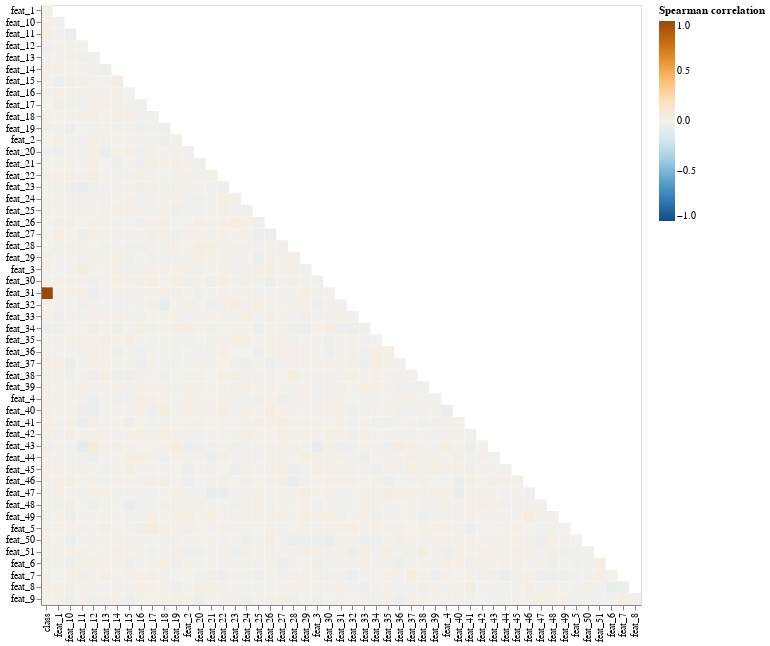

The notebook cell saved with this chart:
### Code cell
import pandas as pd
import numpy as np
import altair as alt

# Carregar os dados
df = pd.read_csv("dados.csv", index_col="Unnamed: 0")

# Calcular a matriz de correlação de Spearman
corr = df.corr(method='spearman')

# Transformar a matriz de correlação em formato "long"
corr_melted = (
    corr
    .reset_index()
    .melt(id_vars='index')
    .rename(columns={'index': 'Variable1', 'variable': 'Variable2', 'value': 'Correlation'})
)

# Para criar um efeito de máscara (primeiro triângulo), podemos filtrar onde a posição é maior que a outra
corr_melted['Variable1_idx'] = corr_melted['Variable1'].astype('category').cat.codes
corr_melted['Variable2_idx'] = corr_melted['Variable2'].astype('category').cat.codes

# Adiciona uma coluna para o filtro do triângulo superior (como na máscara do seaborn)
corr_melted = corr_melted[
    corr_melted['Variable1_idx'] > corr_melted['Variable2_idx']
]

# Criar o gráfico de heatmap com Altair
heatmap = alt.Chart(corr_melted).mark_rect().encode(
    x=alt.X('Variable2:N', title=''),
    y=alt.Y('Variable1:N', title=''),
    color=alt.Color('Correlation:Q', 
                    scale=alt.Scale(scheme='blueorange', domain=[-1,1]),
                    title='Spearman correlation'),
    tooltip=['Variable1', 'Variable2', 'Correlation']
).properties(
    width=600,
    height=600
)

heatmap.show()

### Figure 1 — Vega-Lite specification as saved in the notebook (floating-point values rounded to 4 significant figures; data arrays with more than 128 entries replaced by an {"elided": "..."} marker saying what was removed)
{"config": {"view": {"continuousWidth": 300, "continuousHeight": 300}}, "data": {"name": "data-4e54359d9d3b33f86977c0e143fe96f8"}, "mark": {"type": "rect"}, "encoding": {"color": {"field": "Correlation", "scale": {"domain": [-1, 1], "scheme": "blueorange"}, "title": "Spearman correlation", "type": "quantitative"}, "tooltip": [{"field": "Variable1", "type": "nominal"}, {"field": "Variable2", "type": "nominal"}, {"field": "Correlation", "type": "quantitative"}], "x": {"field": "Variable2", "title": "", "type": "nominal"}, "y": {"field": "Variable1", "title": "", "type": "nominal"}}, "height": 600, "width": 600, "$schema": "https://vega.github.io/schema/vega-lite/v5.20.1.json", "datasets": {"data-4e54359d9d3b33f86977c0e143fe96f8": {"elided": "1326 records"}}}
